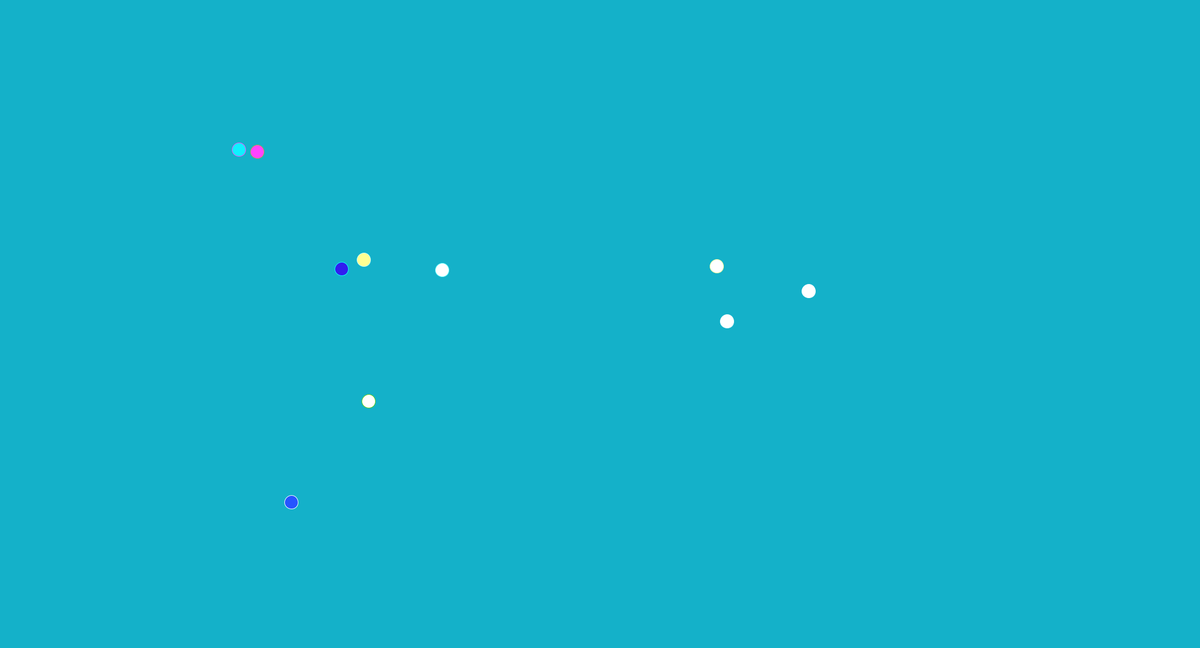
Frame 1 (no input)
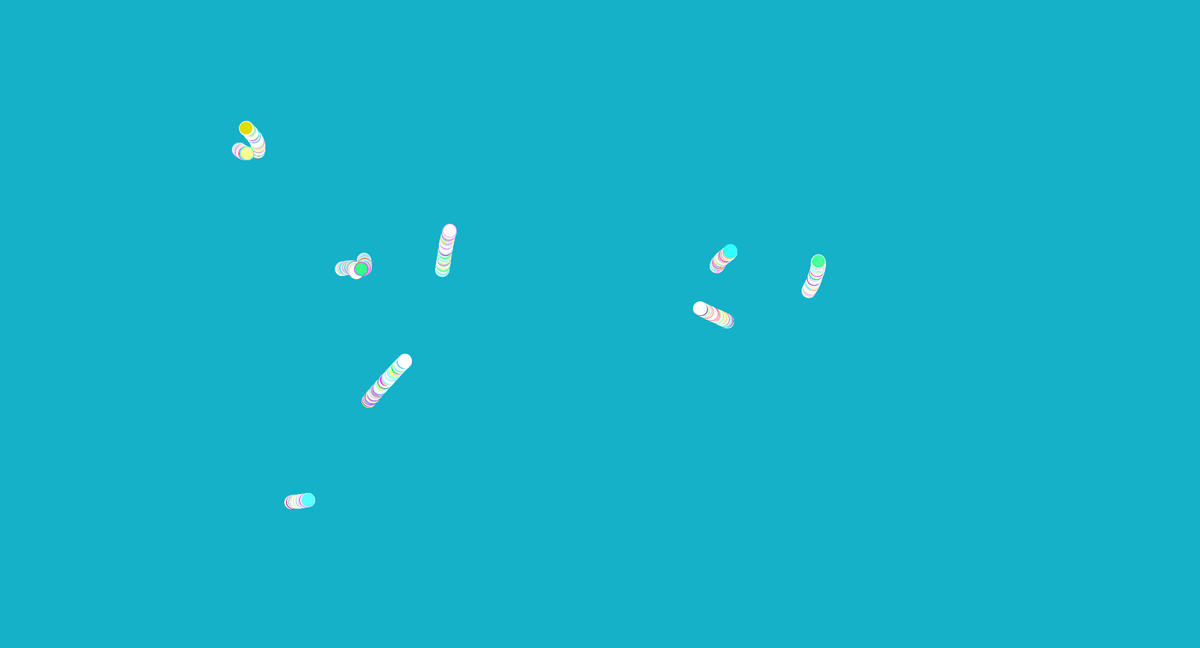
Frame 60 (the mouse pressed at the canvas centre just before this capture)
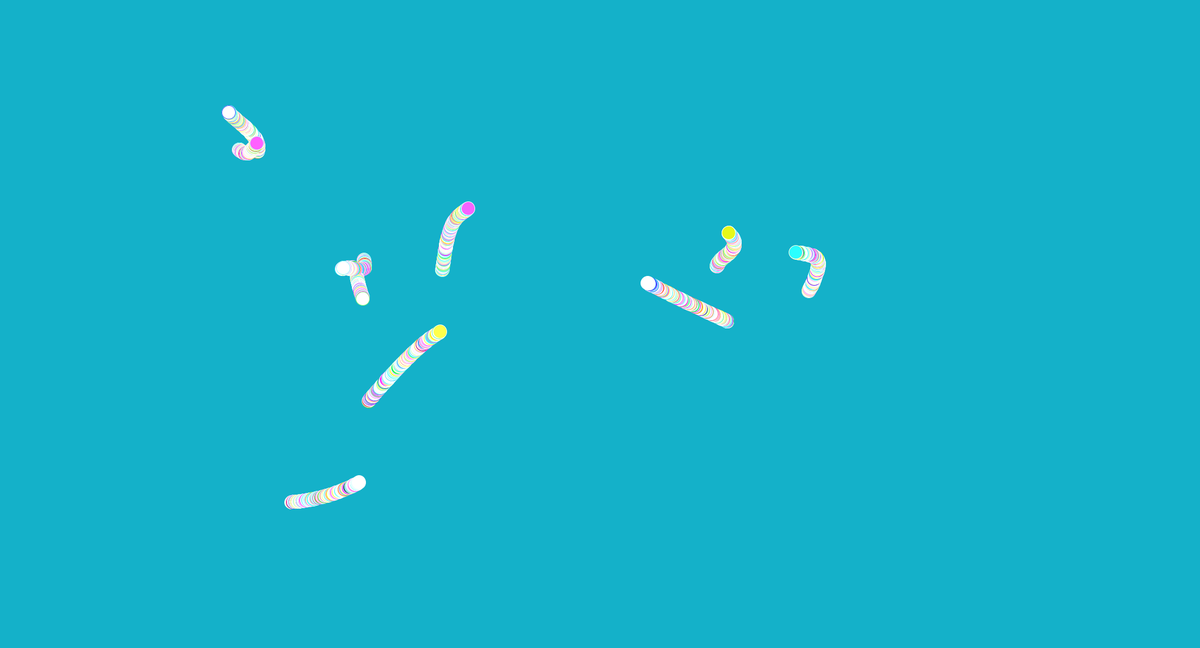
Frame 120 (the mouse held since frame 60 and released just before this capture)

The Processing sketch that drew these frames (run headless with seeded random() and noise(); from frame 60 on, the mouse is pressed at the canvas centre):

// Processing sketch: sketch_231017b
// ── sketch_231017b.pde
static final int WIDTH = 2220;
    static final int HEIGHT = 1200;
    int x = 100;
    int y = 50;

 
    
    public void settings() {
        size(WIDTH, HEIGHT);
    }

    
    public void setup() {
background (20,177,201);
    }

    
    public void draw() {
      
      
      
      for (int i = 0; i <10; i++){
          x = (int)getWormX(i);
          y = (int)getWormY(i);
        // x = (int) random(width);
          //y = (int) random(height);
          fill((int) random(999), random(999), random(999));
          //255,64,52
          stroke(random(999), random(999), random(999));
          //235,64,52
          ellipse(x+i, y+i, 25,25);
        
      }
    }

   

    /*********************** DO NOT MODIFY THE CODE BELOW ********************/
    float frequency = 0.001f;
    float noiseInterval = PI;

    void makeMagical() {
        fill(0, 0, 0, 10);
        rect(0, 0, width, height);
        noStroke();
    }

    float getWormX(int i) {
        return map(noise(i * noiseInterval + frameCount * frequency), 0, 1, 0, width);
    }

    float getWormY(int i) {
        return map(noise(i * noiseInterval + 1 + frameCount * frequency), 0, 1, 0, height);
    }
